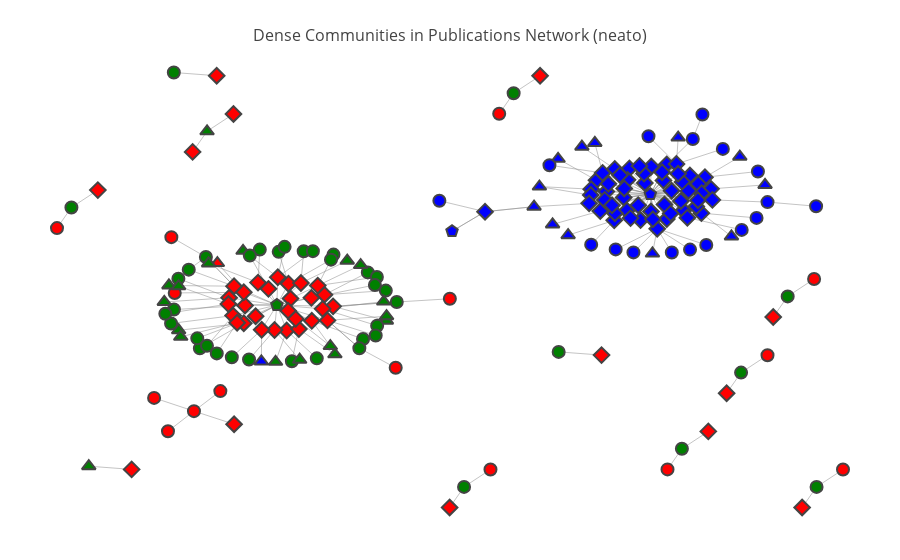
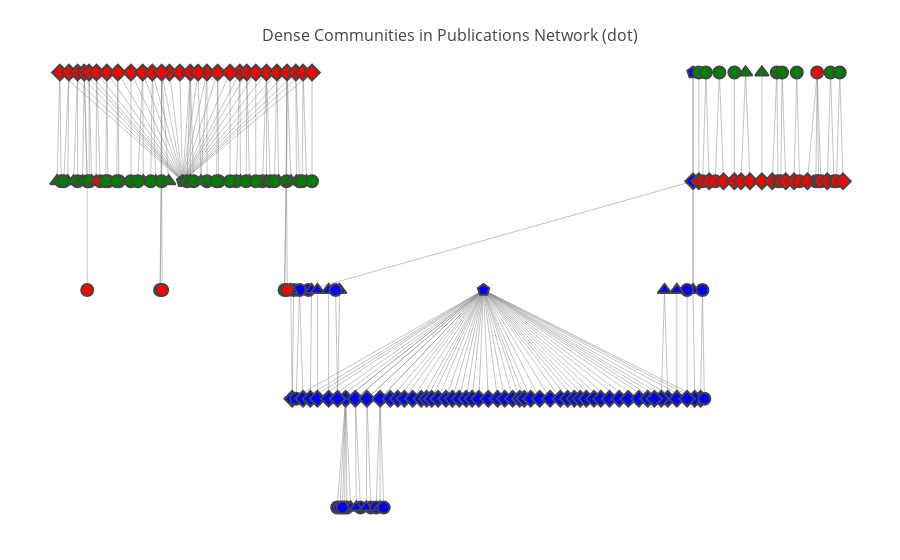

Notebook cell for these charts, in order:
### Markdown cell above
## Dense Communities in Publications Network

### Code cell
# plot dense communities in publication network
community_colors = ["red", "green", "blue"]

# plot network using neato layout
g_layout_neat="neato" # spring model layout
visual.plot_community(layout=g_layout_neat, 
                      community_colors=community_colors)

# plot the same network using dot
g_layout_dot="dot" # hierarchical
visual.plot_community(layout=g_layout_dot, 
                      community_colors=community_colors)

# layout types TODO -> For function definition comments to explain different layout 
# https://stackoverflow.com/questions/21978487/improving-python-networkx-graph-layout

### Figure 1 — Plotly figure (JSON) as saved in the notebook; plotly's stock layout.template omitted (floating-point values rounded to 4 significant figures; data arrays with more than 128 entries replaced by an {"elided": "..."} marker saying what was removed)
{"data": [{"hoverinfo": "none", "line": {"color": "#888", "width": 0.5}, "mode": "lines", "type": "scatter", "uid": "8ee93804-3757-4de3-9428-e90b11158fc0", "x": {"elided": "600 float values"}, "y": {"elided": "600 float values"}}, {"hoverinfo": "text", "marker": {"color": {"elided": "201 str values"}, "line": {"width": 2}, "size": 12, "symbol": {"elided": "201 str values"}}, "mode": "markers", "text": {"elided": "201 str values"}, "type": "scatter", "uid": "a56d2808-09d1-49a6-a75a-a2e570daefa6", "x": {"elided": "201 float values"}, "y": {"elided": "201 float values"}}], "layout": {"hovermode": "closest", "margin": {"b": 20, "l": 5, "r": 5, "t": 40}, "showlegend": false, "title": {"font": {"size": 16}, "text": "<br>Dense Communities in Publications Network (neato)"}, "xaxis": {"showgrid": false, "showticklabels": false, "zeroline": false}, "yaxis": {"showgrid": false, "showticklabels": false, "zeroline": false}}}

### Figure 2 — Plotly figure (JSON) as saved in the notebook; plotly's stock layout.template omitted (floating-point values rounded to 4 significant figures; data arrays with more than 128 entries replaced by an {"elided": "..."} marker saying what was removed)
{"data": [{"hoverinfo": "none", "line": {"color": "#888", "width": 0.5}, "mode": "lines", "type": "scatter", "uid": "41495363-9e0a-4684-907b-cf6a75ce24c1", "x": {"elided": "600 float values"}, "y": {"elided": "600 int values"}}, {"hoverinfo": "text", "marker": {"color": {"elided": "201 str values"}, "line": {"width": 2}, "size": 12, "symbol": {"elided": "201 str values"}}, "mode": "markers", "text": {"elided": "201 str values"}, "type": "scatter", "uid": "43d4074e-4449-44f0-95b1-87caaaa3733b", "x": {"elided": "201 float values"}, "y": {"elided": "201 int values"}}], "layout": {"hovermode": "closest", "margin": {"b": 20, "l": 5, "r": 5, "t": 40}, "showlegend": false, "title": {"font": {"size": 16}, "text": "<br>Dense Communities in Publications Network (dot)"}, "xaxis": {"showgrid": false, "showticklabels": false, "zeroline": false}, "yaxis": {"showgrid": false, "showticklabels": false, "zeroline": false}}}
